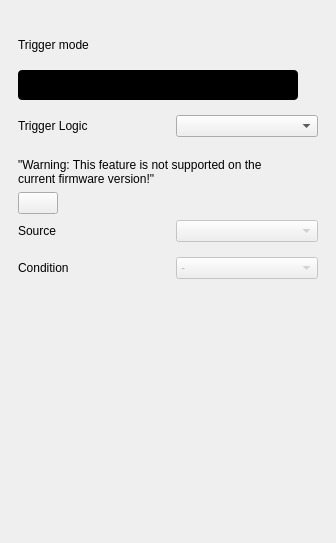
<?xml version="1.0" encoding="UTF-8"?>
<ui version="4.0">
 <class>TriggerMenu</class>
 <widget class="QWidget" name="TriggerMenu">
  <property name="geometry">
   <rect>
    <x>0</x>
    <y>0</y>
    <width>336</width>
    <height>543</height>
   </rect>
  </property>
  <property name="sizePolicy">
   <sizepolicy hsizetype="Preferred" vsizetype="Preferred">
    <horstretch>0</horstretch>
    <verstretch>0</verstretch>
   </sizepolicy>
  </property>
  <property name="windowTitle">
   <string>Form</string>
  </property>
  <layout class="QVBoxLayout" name="verticalLayout">
   <property name="spacing">
    <number>15</number>
   </property>
   <property name="leftMargin">
    <number>18</number>
   </property>
   <property name="topMargin">
    <number>20</number>
   </property>
   <property name="rightMargin">
    <number>18</number>
   </property>
   <property name="bottomMargin">
    <number>9</number>
   </property>
   <item>
    <widget class="scopy::gui::MenuHeader" name="widgetMenuHeader" native="true"/>
   </item>
   <item>
    <layout class="QHBoxLayout" name="hLayout_5">
     <property name="spacing">
      <number>0</number>
     </property>
     <property name="topMargin">
      <number>0</number>
     </property>
     <item>
      <widget class="QLabel" name="lbl_10">
       <property name="sizePolicy">
        <sizepolicy hsizetype="Fixed" vsizetype="Preferred">
         <horstretch>0</horstretch>
         <verstretch>0</verstretch>
        </sizepolicy>
       </property>
       <property name="text">
        <string>Trigger mode</string>
       </property>
      </widget>
     </item>
     <item>
      <spacer name="hSpacer_14">
       <property name="orientation">
        <enum>Qt::Horizontal</enum>
       </property>
       <property name="sizeHint" stdset="0">
        <size>
         <width>40</width>
         <height>20</height>
        </size>
       </property>
      </spacer>
     </item>
    </layout>
   </item>
   <item>
    <widget class="scopy::gui::CustomSwitch" name="btnTriggerMode">
     <property name="styleSheet">
      <string notr="true">QPushButton {
min-height: 30px;
max-height: 30px;
min-width: 280px;
max-width: 280px;
background-color: black;
border-radius: 4px;
}

QPushButton:disabled {
background-color: qlineargradient(spread:pad, x1:0.5, y1:0, x2:0.501, y2:0, stop:0 #727273, stop:1 #141416);
}

QWidget#handle {
min-height: 30px;
max-height: 30px;
min-width: 142px;
max-width: 142px;
background-color: #4a64ff;
border-radius: 2px;
}

QWidget#handle:disabled {
background-color: #aaaaaa;
}

QLabel {
margin-top: 6px;
background-color: transparent;
line-height: 19px;
}

QLabel#on {
margin-top: 0px;
min-height:30px;
max-height:30px;
min-width:140px;
max-width:140px;
qproperty-alignment: AlignCenter AlignCenter;
margin-left: 0px;
color: white;
}

QLabel#on:disabled {
color: rgba(255,255,255,102);
}

QLabel#off {
margin-top: 0px;
min-height:30px;
max-height:30px;
min-width:140px;
max-width:140px;
margin-left: 140px;
color: white;
qproperty-alignment: AlignCenter AlignCenter;
}

QLabel#off:disabled {
color: rgba(255,255,255,51);
}
</string>
     </property>
     <property name="text">
      <string/>
     </property>
     <property name="checkable">
      <bool>true</bool>
     </property>
     <property name="checked">
      <bool>false</bool>
     </property>
     <property name="leftText" stdset="0">
      <string>auto</string>
     </property>
     <property name="rightText" stdset="0">
      <string>normal</string>
     </property>
     <property name="duration" stdset="0">
      <number>100</number>
     </property>
    </widget>
   </item>
   <item>
    <layout class="QGridLayout" name="gridLayout">
     <property name="topMargin">
      <number>0</number>
     </property>
     <property name="spacing">
      <number>15</number>
     </property>
     <item row="0" column="0">
      <widget class="QLabel" name="lbl_11">
       <property name="text">
        <string>Trigger Logic</string>
       </property>
      </widget>
     </item>
     <item row="0" column="1">
      <widget class="QComboBox" name="cmbBoxTriggerLogic"/>
     </item>
    </layout>
   </item>
   <item>
    <widget class="QWidget" name="widgetExternal" native="true">
     <layout class="QVBoxLayout" name="verticalLayout_2">
      <property name="leftMargin">
       <number>0</number>
      </property>
      <property name="topMargin">
       <number>0</number>
      </property>
      <property name="rightMargin">
       <number>0</number>
      </property>
      <property name="bottomMargin">
       <number>0</number>
      </property>
      <item>
       <widget class="scopy::gui::SubsectionSeparator" name="widgetExternalTriggerSubsSep" native="true"/>
      </item>
      <item>
       <widget class="QLabel" name="lblWarningFw">
        <property name="sizePolicy">
         <sizepolicy hsizetype="Minimum" vsizetype="Minimum">
          <horstretch>0</horstretch>
          <verstretch>0</verstretch>
         </sizepolicy>
        </property>
        <property name="minimumSize">
         <size>
          <width>280</width>
          <height>0</height>
         </size>
        </property>
        <property name="maximumSize">
         <size>
          <width>280</width>
          <height>16777215</height>
         </size>
        </property>
        <property name="text">
         <string>&quot;Warning: This feature is not supported on the current firmware version!&quot;</string>
        </property>
        <property name="wordWrap">
         <bool>true</bool>
        </property>
       </widget>
      </item>
      <item>
       <layout class="QHBoxLayout" name="hLayout_11">
        <property name="topMargin">
         <number>0</number>
        </property>
        <item>
         <widget class="scopy::gui::CustomSwitch" name="btnEnableExternalTrigger">
          <property name="text">
           <string/>
          </property>
         </widget>
        </item>
        <item>
         <spacer name="hSpacer_16">
          <property name="orientation">
           <enum>Qt::Horizontal</enum>
          </property>
          <property name="sizeHint" stdset="0">
           <size>
            <width>40</width>
            <height>20</height>
           </size>
          </property>
         </spacer>
        </item>
       </layout>
      </item>
      <item>
       <layout class="QGridLayout" name="gridLayout_3">
        <property name="topMargin">
         <number>0</number>
        </property>
        <property name="spacing">
         <number>15</number>
        </property>
        <item row="0" column="0">
         <widget class="QLabel" name="lbl_13">
          <property name="text">
           <string>Source</string>
          </property>
         </widget>
        </item>
        <item row="1" column="0">
         <widget class="QLabel" name="lbl_14">
          <property name="text">
           <string>Condition</string>
          </property>
         </widget>
        </item>
        <item row="0" column="1">
         <widget class="QComboBox" name="cmbBoxExternalTriggerSource">
          <property name="enabled">
           <bool>false</bool>
          </property>
         </widget>
        </item>
        <item row="1" column="1">
         <widget class="QComboBox" name="cmbBoxExternalTriggerCondition">
          <property name="enabled">
           <bool>false</bool>
          </property>
          <item>
           <property name="text">
            <string>-</string>
           </property>
          </item>
          <item>
           <property name="text">
            <string/>
           </property>
           <property name="icon">
            <iconset resource="../resources/resources.qrc">
             <normaloff>:/icons/common/trigger_rising_enabled.svg</normaloff>:/icons/common/trigger_rising_enabled.svg</iconset>
           </property>
          </item>
          <item>
           <property name="text">
            <string/>
           </property>
           <property name="icon">
            <iconset resource="../resources/resources.qrc">
             <normaloff>:/icons/common/trigger_falling_enabled.svg</normaloff>:/icons/common/trigger_falling_enabled.svg</iconset>
           </property>
          </item>
          <item>
           <property name="text">
            <string/>
           </property>
           <property name="icon">
            <iconset resource="../resources/resources.qrc">
             <normaloff>:/icons/common/trigger_high_enabled.svg</normaloff>:/icons/common/trigger_high_enabled.svg</iconset>
           </property>
          </item>
          <item>
           <property name="text">
            <string/>
           </property>
           <property name="icon">
            <iconset resource="../resources/resources.qrc">
             <normaloff>:/icons/common/trigger_low_enabled.svg</normaloff>:/icons/common/trigger_low_enabled.svg</iconset>
           </property>
          </item>
          <item>
           <property name="text">
            <string/>
           </property>
           <property name="icon">
            <iconset resource="../resources/resources.qrc">
             <normaloff>:/icons/common/trigger_any_enabled.svg</normaloff>:/icons/common/trigger_any_enabled.svg</iconset>
           </property>
          </item>
         </widget>
        </item>
       </layout>
      </item>
     </layout>
    </widget>
   </item>
   <item>
    <spacer name="vSpacer_3">
     <property name="orientation">
      <enum>Qt::Vertical</enum>
     </property>
     <property name="sizeHint" stdset="0">
      <size>
       <width>20</width>
       <height>191</height>
      </size>
     </property>
    </spacer>
   </item>
  </layout>
 </widget>
 <customwidgets>
  <customwidget>
   <class>scopy::gui::CustomSwitch</class>
   <extends>QPushButton</extends>
   <header location="global">scopy/gui/custom_switch.hpp</header>
  </customwidget>
  <customwidget>
   <class>scopy::gui::SubsectionSeparator</class>
   <extends>QWidget</extends>
   <header location="global">scopy/gui/subsection_separator.hpp</header>
   <container>1</container>
  </customwidget>
  <customwidget>
   <class>scopy::gui::MenuHeader</class>
   <extends>QWidget</extends>
   <header location="global">scopy/gui/menu_header.hpp</header>
   <container>1</container>
  </customwidget>
 </customwidgets>
 <resources>
  <include location="../resources/resources.qrc"/>
 </resources>
 <connections/>
</ui>
